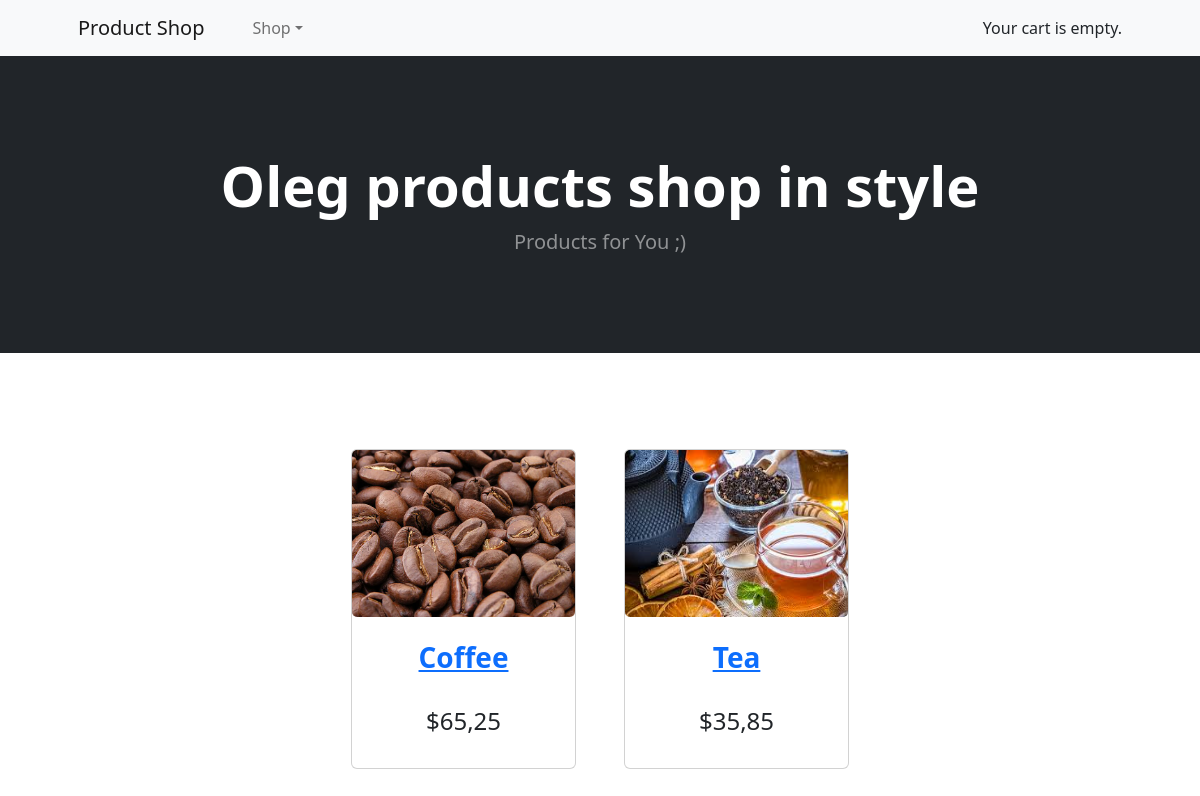
The app's page /drinks/ with its own data.
### shop/models.py (models this page shows, shortened)
class Product(models.Model):
    category = models.ForeignKey(Category, related_name='products', on_delete=models.CASCADE)
    name = models.CharField(max_length=200, db_index=True)
    slug = models.SlugField(max_length=200, db_index=True)
    image = models.ImageField(upload_to='products/%Y/%m/%d', blank=True)
    description = models.TextField(blank=True)
    price = models.DecimalField(max_digits=10, decimal_places=2)
    stock = models.PositiveIntegerField()
    available = models.BooleanField(default=True)
    created = models.DateTimeField(auto_now_add=True)
    updated = models.DateTimeField(auto_now=True)
    class Meta:
        ordering = ('name',)
        index_together = (('id', 'slug'),)
    def get_absolute_url(self):
        return reverse('shop:product_detail',
                        args=[self.id, self.slug])

### shop/views.py (the view)
def product_list(request, category_slug=None):
    category = None
    categories = Category.objects.all()
    products = Product.objects.filter(available=True)
    if category_slug:
        category = get_object_or_404(Category, slug=category_slug)
        products = products.filter(category=category)
    return render(request, 'shop/product/list.html',
                  {'category': category,
                   'categories': categories,
                   'products': products})

### cart/cart.py (called while the page is built)
    def __len__(self):
        return sum(item['quantity'] for item in self.cart.values())

### cart/context_processors.py (called while the page is built)
def cart(request):
    return {'cart': Cart(request)}

### shop/models.py (called while the page is built)
    def get_absolute_url(self):
        return reverse('shop:product_list_by_category',
                        args=[self.slug])

### shop/templates/shop/product/list.html (shortened to what this page needs)
{% extends "shop/base.html" %}
{% load static %}
{% block content %}
    {% for product in products %}
        <div class="col mb-5">
            <div class="card h-100">
                <img class="item-img" src="{% if product.image %}{{ product.image.url }}{% else %}{% static 'img/no_image.png' %}{% endif %}">
                <div class="card-body p-4">
                    <div class="text-center">
                        <h3><a class="fw-bolder" href="{{ product.get_absolute_url }}">{{ product.name }}</a></h3>
                        <br>
                        <h4>${{ product.price }}</h4>
                    </div>
                </div>
            </div>
        </div>
    {% endfor %}
{% endblock %}

### records on screen
Product: image (picture), name "Coffee", price "65,25"
Product: image (picture), name "Tea", price "35,85"
